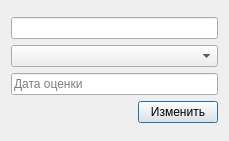
<?xml version="1.0" encoding="UTF-8"?>
<ui version="4.0">
 <class>EditTestGroupDialog</class>
 <widget class="QDialog" name="EditTestGroupDialog">
  <property name="geometry">
   <rect>
    <x>0</x>
    <y>0</y>
    <width>229</width>
    <height>141</height>
   </rect>
  </property>
  <property name="windowTitle">
   <string>Dialog</string>
  </property>
  <layout class="QGridLayout" name="gridLayout">
   <item row="0" column="0">
    <layout class="QVBoxLayout" name="verticalLayout">
     <item>
      <widget class="QLineEdit" name="groupLine">
       <property name="readOnly">
        <bool>true</bool>
       </property>
      </widget>
     </item>
     <item>
      <widget class="QComboBox" name="lecturerBox"/>
     </item>
     <item>
      <widget class="QLineEdit" name="dateTestLine">
       <property name="placeholderText">
        <string>Дата оценки</string>
       </property>
      </widget>
     </item>
     <item>
      <layout class="QHBoxLayout" name="horizontalLayout">
       <item>
        <spacer name="horizontalSpacer">
         <property name="orientation">
          <enum>Qt::Horizontal</enum>
         </property>
         <property name="sizeHint" stdset="0">
          <size>
           <width>40</width>
           <height>20</height>
          </size>
         </property>
        </spacer>
       </item>
       <item>
        <widget class="QPushButton" name="editGroupButton">
         <property name="text">
          <string>Изменить</string>
         </property>
        </widget>
       </item>
      </layout>
     </item>
    </layout>
   </item>
  </layout>
 </widget>
 <resources/>
 <connections/>
</ui>
